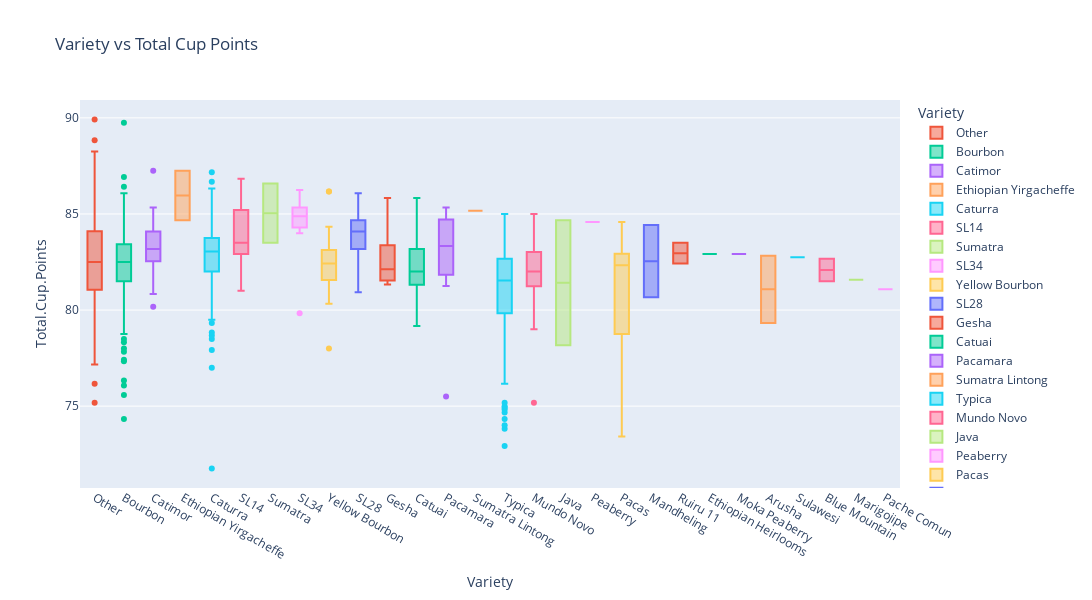
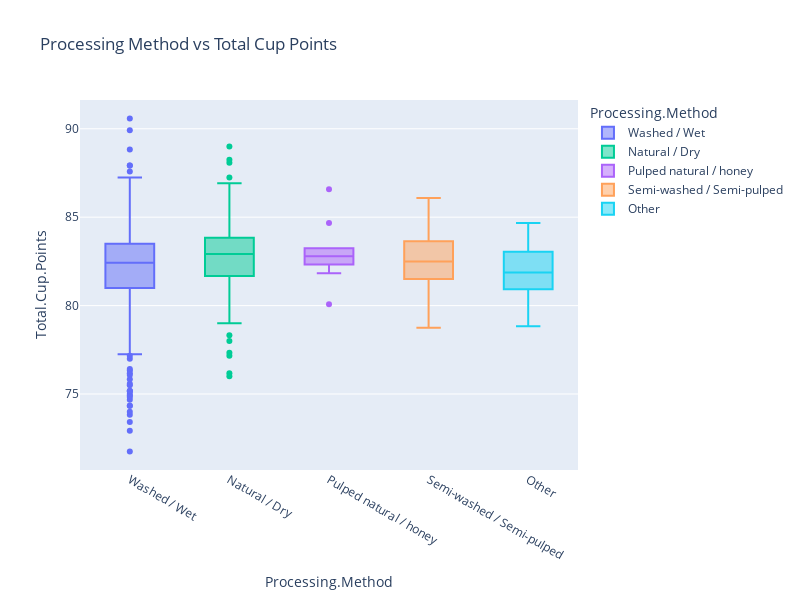

Here is the notebook cell these charts were saved with, in order:
### Code cell
# Variety on Total.Cup.Points
fig = px.box(point_alt_view, x='Variety', y='Total.Cup.Points', title='Variety vs Total Cup Points', color='Variety')
fig.update_layout(width=1200, height=600)
fig.show()

# Processing.Method on Total.Cup.Points
fig = px.box(point_alt_view, x='Processing.Method', y='Total.Cup.Points', title='Processing Method vs Total Cup Points', color='Processing.Method')
fig.update_layout(width=800, height=600)
fig.show()

### Figure 1 — Plotly figure (JSON) as saved in the notebook; plotly's stock layout.template omitted (floating-point values rounded to 4 significant figures; data arrays with more than 128 entries replaced by an {"elided": "..."} marker saying what was removed)
{"data": [{"alignmentgroup": "True", "hovertemplate": "Variety=%{x}<br>Total.Cup.Points=%{y}<extra></extra>", "legendgroup": "Other", "marker": {"color": "#EF553B"}, "name": "Other", "notched": false, "offsetgroup": "Other", "orientation": "v", "showlegend": true, "type": "box", "x": ["Other", "Other", "Other", "Other", "Other", "Other", "Other", "Other", "Other", "Other", "Other", "Other", "Other", "Other", "Other", "Other", "Other", "Other", "Other", "Other", "Other", "Other", "Other", "Other", "Other", "Other", "Other", "Other", "Other", "Other", "Other", "Other", "Other", "Other", "Other", "Other", "Other", "Other", "Other", "Other", "Other", "Other", "Other", "Other", "Other", "Other", "Other", "Other", "Other", "Other", "Other", "Other", "Other", "Other", "Other", "Other", "Other", "Other", "Other", "Other", "Other", "Other", "Other", "Other", "Other", "Other", "Other", "Other", "Other", "Other", "Other", "Other", "Other", "Other", "Other", "Other", "Other", "Other", "Other", "Other", "Other", "Other", "Other", "Other", "Other", "Other", "Other", "Other", "Other", "Other", "Other", "Other", "Other", "Other", "Other", "Other", "Other", "Other", "Other", "Other", "Other"], "x0": " ", "xaxis": "x", "y": [89.92, 88.83, 88.25, 87.92, 87.92, 87.58, 87.25, 87.17, 87.08, 86.17, 86, 85.5, 84.92, 84.67, 84.67, 84.58, 84.5, 84.5, 84.25, 84.25, 84.25, 84.25, 84.17, 84.17, 84.17, 84.08, 84, 84, 84, 83.75, 83.75, 83.58, 83.33, 83.33, 83.17, 83.08, 83, 82.92, 82.92, 82.92, 82.92, 82.83, 82.83, 82.83, 82.67, 82.67, 82.58, 82.5, 82.5, 82.5, 82.42, 82.17, 82.17, 82.17, 82.17, 82.08, 82.08, 82, 82, 82, 81.92, 81.92, 81.83, 81.75, 81.67, 81.67, 81.58, 81.5, 81.5, 81.33, 81.25, 81.08, 81.08, 81.08, 81, 81, 80.92, 80.92, 80.92, 80.58, 80.5, 80.5, 80.5, 80.42, 80.25, 80, 80, 79.92, 79.42, 79.08, 79, 78.58, 78.33, 78, 78, 77.33, 77.17, 76.17, 75.17, 82.5, 81.58], "y0": " ", "yaxis": "y"}, {"alignmentgroup": "True", "hovertemplate": "Variety=%{x}<br>Total.Cup.Points=%{y}<extra></extra>", "legendgroup": "Bourbon", "marker": {"color": "#00cc96"}, "name": "Bourbon", "notched": false, "offsetgroup": "Bourbon", "orientation": "v", "showlegend": true, "type": "box", "x": {"elided": "203 str values"}, "x0": " ", "xaxis": "x", "y": {"elided": "203 float values"}, "y0": " ", "yaxis": "y"}, {"alignmentgroup": "True", "hovertemplate": "Variety=%{x}<br>Total.Cup.Points=%{y}<extra></extra>", "legendgroup": "Catimor", "marker": {"color": "#ab63fa"}, "name": "Catimor", "notched": false, "offsetgroup": "Catimor", "orientation": "v", "showlegend": true, "type": "box", "x": ["Catimor", "Catimor", "Catimor", "Catimor", "Catimor", "Catimor", "Catimor", "Catimor", "Catimor", "Catimor", "Catimor", "Catimor", "Catimor", "Catimor", "Catimor", "Catimor", "Catimor", "Catimor", "Catimor", "Catimor"], "x0": " ", "xaxis": "x", "y": [87.25, 85.33, 84.5, 84.25, 84.25, 83.92, 83.75, 83.58, 83.42, 83.17, 83.17, 83.17, 82.75, 82.75, 82.67, 82.42, 82.33, 81.58, 80.83, 80.17], "y0": " ", "yaxis": "y"}, {"alignmentgroup": "True", "hovertemplate": "Variety=%{x}<br>Total.Cup.Points=%{y}<extra></extra>", "legendgroup": "Ethiopian Yirgacheffe", "marker": {"color": "#FFA15A"}, "name": "Ethiopian Yirgacheffe", "notched": false, "offsetgroup": "Ethiopian Yirgacheffe", "orientation": "v", "showlegend": true, "type": "box", "x": ["Ethiopian Yirgacheffe", "Ethiopian Yirgacheffe"], "x0": " ", "xaxis": "x", "y": [87.25, 84.67], "y0": " ", "yaxis": "y"}, {"alignmentgroup": "True", "hovertemplate": "Variety=%{x}<br>Total.Cup.Points=%{y}<extra></extra>", "legendgroup": "Caturra", "marker": {"color": "#19d3f3"}, "name": "Caturra", "notched": false, "offsetgroup": "Caturra", "orientation": "v", "showlegend": true, "type": "box", "x": {"elided": "236 str values"}, "x0": " ", "xaxis": "x", "y": {"elided": "236 float values"}, "y0": " ", "yaxis": "y"}, {"alignmentgroup": "True", "hovertemplate": "Variety=%{x}<br>Total.Cup.Points=%{y}<extra></extra>", "legendgroup": "SL14", "marker": {"color": "#FF6692"}, "name": "SL14", "notched": false, "offsetgroup": "SL14", "orientation": "v", "showlegend": true, "type": "box", "x": ["SL14", "SL14", "SL14", "SL14", "SL14", "SL14", "SL14", "SL14", "SL14", "SL14", "SL14", "SL14", "SL14", "SL14", "SL14", "SL14"], "x0": " ", "xaxis": "x", "y": [86.83, 85.92, 85.5, 85.42, 85, 84.83, 84.5, 83.58, 83.42, 83.17, 83, 82.92, 82.92, 82.67, 82.58, 81], "y0": " ", "yaxis": "y"}, {"alignmentgroup": "True", "hovertemplate": "Variety=%{x}<br>Total.Cup.Points=%{y}<extra></extra>", "legendgroup": "Sumatra", "marker": {"color": "#B6E880"}, "name": "Sumatra", "notched": false, "offsetgroup": "Sumatra", "orientation": "v", "showlegend": true, "type": "box", "x": ["Sumatra", "Sumatra"], "x0": " ", "xaxis": "x", "y": [86.58, 83.5], "y0": " ", "yaxis": "y"}, {"alignmentgroup": "True", "hovertemplate": "Variety=%{x}<br>Total.Cup.Points=%{y}<extra></extra>", "legendgroup": "SL34", "marker": {"color": "#FF97FF"}, "name": "SL34", "notched": false, "offsetgroup": "SL34", "orientation": "v", "showlegend": true, "type": "box", "x": ["SL34", "SL34", "SL34", "SL34", "SL34", "SL34", "SL34", "SL34"], "x0": " ", "xaxis": "x", "y": [86.25, 85.33, 85.33, 85, 84.75, 84.58, 84, 79.83], "y0": " ", "yaxis": "y"}, {"alignmentgroup": "True", "hovertemplate": "Variety=%{x}<br>Total.Cup.Points=%{y}<extra></extra>", "legendgroup": "Yellow Bourbon", "marker": {"color": "#FECB52"}, "name": "Yellow Bourbon", "notched": false, "offsetgroup": "Yellow Bourbon", "orientation": "v", "showlegend": true, "type": "box", "x": ["Yellow Bourbon", "Yellow Bourbon", "Yellow Bourbon", "Yellow Bourbon", "Yellow Bourbon", "Yellow Bourbon", "Yellow Bourbon", "Yellow Bourbon", "Yellow Bourbon", "Yellow Bourbon", "Yellow Bourbon", "Yellow Bourbon", "Yellow Bourbon", "Yellow Bourbon", "Yellow Bourbon", "Yellow Bourbon", "Yellow Bourbon", "Yellow Bourbon", "Yellow Bourbon", "Yellow Bourbon", "Yellow Bourbon", "Yellow Bourbon", "Yellow Bourbon", "Yellow Bourbon", "Yellow Bourbon", "Yellow Bourbon", "Yellow Bourbon", "Yellow Bourbon", "Yellow Bourbon", "Yellow Bourbon", "Yellow Bourbon", "Yellow Bourbon", "Yellow Bourbon"], "x0": " ", "xaxis": "x", "y": [86.17, 86.17, 84.33, 84, 83.83, 83.83, 83.83, 83.25, 83.08, 83.08, 83, 82.83, 82.75, 82.75, 82.67, 82.5, 82.42, 82.42, 82.25, 82.17, 82.08, 81.83, 81.83, 81.67, 81.58, 81.5, 81.33, 81.25, 80.92, 80.5, 80.5, 80.33, 78], "y0": " ", "yaxis": "y"}, {"alignmentgroup": "True", "hovertemplate": "Variety=%{x}<br>Total.Cup.Points=%{y}<extra></extra>", "legendgroup": "SL28", "marker": {"color": "#636efa"}, "name": "SL28", "notched": false, "offsetgroup": "SL28", "orientation": "v", "showlegend": true, "type": "box", "x": ["SL28", "SL28", "SL28", "SL28", "SL28", "SL28", "SL28", "SL28", "SL28", "SL28", "SL28", "SL28", "SL28", "SL28"], "x0": " ", "xaxis": "x", "y": [86.08, 86, 85.5, 84.67, 84.5, 84.33, 84.17, 84, 83.75, 83.67, 83.17, 82.83, 81.92, 80.92], "y0": " ", "yaxis": "y"}, {"alignmentgroup": "True", "hovertemplate": "Variety=%{x}<br>Total.Cup.Points=%{y}<extra></extra>", "legendgroup": "Gesha", "marker": {"color": "#EF553B"}, "name": "Gesha", "notched": false, "offsetgroup": "Gesha", "orientation": "v", "showlegend": true, "type": "box", "x": ["Gesha", "Gesha", "Gesha", "Gesha", "Gesha", "Gesha", "Gesha", "Gesha", "Gesha", "Gesha", "Gesha", "Gesha"], "x0": " ", "xaxis": "x", "y": [85.83, 84.17, 84, 82.75, 82.33, 82.25, 82, 81.83, 81.58, 81.5, 81.42, 81.33], "y0": " ", "yaxis": "y"}, {"alignmentgroup": "True", "hovertemplate": "Variety=%{x}<br>Total.Cup.Points=%{y}<extra></extra>", "legendgroup": "Catuai", "marker": {"color": "#00cc96"}, "name": "Catuai", "notched": false, "offsetgroup": "Catuai", "orientation": "v", "showlegend": true, "type": "box", "x": ["Catuai", "Catuai", "Catuai", "Catuai", "Catuai", "Catuai", "Catuai", "Catuai", "Catuai", "Catuai", "Catuai", "Catuai", "Catuai", "Catuai", "Catuai", "Catuai", "Catuai", "Catuai", "Catuai", "Catuai", "Catuai", "Catuai", "Catuai", "Catuai", "Catuai", "Catuai", "Catuai", "Catuai", "Catuai", "Catuai", "Catuai", "Catuai", "Catuai", "Catuai", "Catuai", "Catuai", "Catuai", "Catuai", "Catuai", "Catuai", "Catuai", "Catuai", "Catuai", "Catuai", "Catuai", "Catuai", "Catuai", "Catuai", "Catuai", "Catuai", "Catuai", "Catuai", "Catuai", "Catuai", "Catuai", "Catuai", "Catuai", "Catuai", "Catuai", "Catuai", "Catuai", "Catuai", "Catuai", "Catuai", "Catuai"], "x0": " ", "xaxis": "x", "y": [85.83, 85, 84.92, 84.75, 84.67, 84.67, 84.58, 84.33, 84.17, 83.83, 83.58, 83.33, 83.33, 83.25, 83.17, 83.17, 83.17, 83.08, 83, 83, 83, 83, 82.83, 82.75, 82.58, 82.42, 82.33, 82.33, 82.25, 82.25, 82.17, 82, 82, 81.92, 81.92, 81.83, 81.83, 81.83, 81.83, 81.67, 81.5, 81.5, 81.42, 81.42, 81.42, 81.33, 81.33, 81.33, 81.33, 81.25, 81.25, 81.17, 81.17, 80.83, 80.75, 80.75, 80.75, 80.5, 80.25, 80.25, 80.17, 79.92, 79.75, 79.17, 79.17], "y0": " ", "yaxis": "y"}, {"alignmentgroup": "True", "hovertemplate": "Variety=%{x}<br>Total.Cup.Points=%{y}<extra></extra>", "legendgroup": "Pacamara", "marker": {"color": "#ab63fa"}, "name": "Pacamara", "notched": false, "offsetgroup": "Pacamara", "orientation": "v", "showlegend": true, "type": "box", "x": ["Pacamara", "Pacamara", "Pacamara", "Pacamara", "Pacamara", "Pacamara", "Pacamara", "Pacamara"], "x0": " ", "xaxis": "x", "y": [85.33, 85, 84.42, 83.5, 83.17, 82.42, 81.25, 75.5], "y0": " ", "yaxis": "y"}, {"alignmentgroup": "True", "hovertemplate": "Variety=%{x}<br>Total.Cup.Points=%{y}<extra></extra>", "legendgroup": "Sumatra Lintong", "marker": {"color": "#FFA15A"}, "name": "Sumatra Lintong", "notched": false, "offsetgroup": "Sumatra Lintong", "orientation": "v", "showlegend": true, "type": "box", "x": ["Sumatra Lintong"], "x0": " ", "xaxis": "x", "y": [85.17], "y0": " ", "yaxis": "y"}, {"alignmentgroup": "True", "hovertemplate": "Variety=%{x}<br>Total.Cup.Points=%{y}<extra></extra>", "legendgroup": "Typica", "marker": {"color": "#19d3f3"}, "name": "Typica", "notched": false, "offsetgroup": "Typica", "orientation": "v", "showlegend": true, "type": "box", "x": {"elided": "206 str values"}, "x0": " ", "xaxis": "x", "y": {"elided": "206 float values"}, "y0": " ", "yaxis": "y"}, {"alignmentgroup": "True", "hovertemplate": "Variety=%{x}<br>Total.Cup.Points=%{y}<extra></extra>", "legendgroup": "Mundo Novo", "marker": {"color": "#FF6692"}, "name": "Mundo Novo", "notched": false, "offsetgroup": "Mundo Novo", "orientation": "v", "showlegend": true, "type": "box", "x": ["Mundo Novo", "Mundo Novo", "Mundo Novo", "Mundo Novo", "Mundo Novo", "Mundo Novo", "Mundo Novo", "Mundo Novo", "Mundo Novo", "Mundo Novo", "Mundo Novo", "Mundo Novo", "Mundo Novo", "Mundo Novo", "Mundo Novo", "Mundo Novo", "Mundo Novo", "Mundo Novo", "Mundo Novo", "Mundo Novo", "Mundo Novo", "Mundo Novo", "Mundo Novo", "Mundo Novo", "Mundo Novo", "Mundo Novo", "Mundo Novo"], "x0": " ", "xaxis": "x", "y": [85, 84.67, 84.17, 83.92, 83.17, 83.17, 83.17, 82.58, 82.33, 82.33, 82.25, 82, 82, 82, 81.92, 81.92, 81.83, 81.83, 81.75, 81.42, 81.17, 81.08, 79.92, 79.67, 79.08, 79, 75.17], "y0": " ", "yaxis": "y"}, {"alignmentgroup": "True", "hovertemplate": "Variety=%{x}<br>Total.Cup.Points=%{y}<extra></extra>", "legendgroup": "Java", "marker": {"color": "#B6E880"}, "name": "Java", "notched": false, "offsetgroup": "Java", "orientation": "v", "showlegend": true, "type": "box", "x": ["Java", "Java"], "x0": " ", "xaxis": "x", "y": [84.67, 78.17], "y0": " ", "yaxis": "y"}, {"alignmentgroup": "True", "hovertemplate": "Variety=%{x}<br>Total.Cup.Points=%{y}<extra></extra>", "legendgroup": "Peaberry", "marker": {"color": "#FF97FF"}, "name": "Peaberry", "notched": false, "offsetgroup": "Peaberry", "orientation": "v", "showlegend": true, "type": "box", "x": ["Peaberry"], "x0": " ", "xaxis": "x", "y": [84.58], "y0": " ", "yaxis": "y"}, {"alignmentgroup": "True", "hovertemplate": "Variety=%{x}<br>Total.Cup.Points=%{y}<extra></extra>", "legendgroup": "Pacas", "marker": {"color": "#FECB52"}, "name": "Pacas", "notched": false, "offsetgroup": "Pacas", "orientation": "v", "showlegend": true, "type": "box", "x": ["Pacas", "Pacas", "Pacas", "Pacas", "Pacas", "Pacas", "Pacas", "Pacas", "Pacas", "Pacas", "Pacas", "Pacas", "Pacas"], "x0": " ", "xaxis": "x", "y": [84.58, 83.83, 83.25, 82.83, 82.75, 82.67, 82.33, 82.25, 80.92, 79, 78, 76, 73.42], "y0": " ", "yaxis": "y"}, {"alignmentgroup": "True", "hovertemplate": "Variety=%{x}<br>Total.Cup.Points=%{y}<extra></extra>", "legendgroup": "Mandheling", "marker": {"color": "#636efa"}, "name": "Mandheling", "notched": false, "offsetgroup": "Mandheling", "orientation": "v", "showlegend": true, "type": "box", "x": ["Mandheling", "Mandheling"], "x0": " ", "xaxis": "x", "y": [84.42, 80.67], "y0": " ", "yaxis": "y"}, {"alignmentgroup": "True", "hovertemplate": "Variety=%{x}<br>Total.Cup.Points=%{y}<extra></extra>", "legendgroup": "Ruiru 11", "marker": {"color": "#EF553B"}, "name": "Ruiru 11", "notched": false, "offsetgroup": "Ruiru 11", "orientation": "v", "showlegend": true, "type": "box", "x": ["Ruiru 11", "Ruiru 11"], "x0": " ", "xaxis": "x", "y": [83.5, 82.42], "y0": " ", "yaxis": "y"}, {"alignmentgroup": "True", "hovertemplate": "Variety=%{x}<br>Total.Cup.Points=%{y}<extra></extra>", "legendgroup": "Ethiopian Heirlooms", "marker": {"color": "#00cc96"}, "name": "Ethiopian Heirlooms", "notched": false, "offsetgroup": "Ethiopian Heirlooms", "orientation": "v", "showlegend": true, "type": "box", "x": ["Ethiopian Heirlooms"], "x0": " ", "xaxis": "x", "y": [82.92], "y0": " ", "yaxis": "y"}, {"alignmentgroup": "True", "hovertemplate": "Variety=%{x}<br>Total.Cup.Points=%{y}<extra></extra>", "legendgroup": "Moka Peaberry", "marker": {"color": "#ab63fa"}, "name": "Moka Peaberry", "notched": false, "offsetgroup": "Moka Peaberry", "orientation": "v", "showlegend": true, "type": "box", "x": ["Moka Peaberry"], "x0": " ", "xaxis": "x", "y": [82.92], "y0": " ", "yaxis": "y"}, {"alignmentgroup": "True", "hovertemplate": "Variety=%{x}<br>Total.Cup.Points=%{y}<extra></extra>", "legendgroup": "Arusha", "marker": {"color": "#FFA15A"}, "name": "Arusha", "notched": false, "offsetgroup": "Arusha", "orientation": "v", "showlegend": true, "type": "box", "x": ["Arusha", "Arusha"], "x0": " ", "xaxis": "x", "y": [82.83, 79.33], "y0": " ", "yaxis": "y"}, {"alignmentgroup": "True", "hovertemplate": "Variety=%{x}<br>Total.Cup.Points=%{y}<extra></extra>", "legendgroup": "Sulawesi", "marker": {"color": "#19d3f3"}, "name": "Sulawesi", "notched": false, "offsetgroup": "Sulawesi", "orientation": "v", "showlegend": true, "type": "box", "x": ["Sulawesi"], "x0": " ", "xaxis": "x", "y": [82.75], "y0": " ", "yaxis": "y"}, {"alignmentgroup": "True", "hovertemplate": "Variety=%{x}<br>Total.Cup.Points=%{y}<extra></extra>", "legendgroup": "Blue Mountain", "marker": {"color": "#FF6692"}, "name": "Blue Mountain", "notched": false, "offsetgroup": "Blue Mountain", "orientation": "v", "showlegend": true, "type": "box", "x": ["Blue Mountain", "Blue Mountain"], "x0": " ", "xaxis": "x", "y": [82.67, 81.5], "y0": " ", "yaxis": "y"}, {"alignmentgroup": "True", "hovertemplate": "Variety=%{x}<br>Total.Cup.Points=%{y}<extra></extra>", "legendgroup": "Marigojipe", "marker": {"color": "#B6E880"}, "name": "Marigojipe", "notched": false, "offsetgroup": "Marigojipe", "orientation": "v", "showlegend": true, "type": "box", "x": ["Marigojipe"], "x0": " ", "xaxis": "x", "y": [81.58], "y0": " ", "yaxis": "y"}, {"alignmentgroup": "True", "hovertemplate": "Variety=%{x}<br>Total.Cup.Points=%{y}<extra></extra>", "legendgroup": "Pache Comun", "marker": {"color": "#FF97FF"}, "name": "Pache Comun", "notched": false, "offsetgroup": "Pache Comun", "orientation": "v", "showlegend": true, "type": "box", "x": ["Pache Comun"], "x0": " ", "xaxis": "x", "y": [81.08], "y0": " ", "yaxis": "y"}], "layout": {"boxmode": "overlay", "height": 600, "legend": {"title": {"text": "Variety"}, "tracegroupgap": 0}, "title": {"text": "Variety vs Total Cup Points"}, "width": 1200, "xaxis": {"anchor": "y", "categoryarray": [null, "Other", "Bourbon", "Catimor", "Ethiopian Yirgacheffe", "Caturra", "SL14", "Sumatra", "SL34", "Yellow Bourbon", "SL28", "Gesha", "Catuai", "Pacamara", "Sumatra Lintong", "Typica", "Mundo Novo", "Java", "Peaberry", "Pacas", "Mandheling", "Ruiru 11", "Ethiopian Heirlooms", "Moka Peaberry", "Arusha", "Sulawesi", "Blue Mountain", "Marigojipe", "Pache Comun"], "categoryorder": "array", "domain": [0, 1], "title": {"text": "Variety"}}, "yaxis": {"anchor": "x", "domain": [0, 1], "title": {"text": "Total.Cup.Points"}}}}

### Figure 2 — Plotly figure (JSON) as saved in the notebook; plotly's stock layout.template omitted (floating-point values rounded to 4 significant figures; data arrays with more than 128 entries replaced by an {"elided": "..."} marker saying what was removed)
{"data": [{"alignmentgroup": "True", "hovertemplate": "Processing.Method=%{x}<br>Total.Cup.Points=%{y}<extra></extra>", "legendgroup": "Washed / Wet", "marker": {"color": "#636efa"}, "name": "Washed / Wet", "notched": false, "offsetgroup": "Washed / Wet", "orientation": "v", "showlegend": true, "type": "box", "x": {"elided": "730 str values"}, "x0": " ", "xaxis": "x", "y": {"elided": "730 float values"}, "y0": " ", "yaxis": "y"}, {"alignmentgroup": "True", "hovertemplate": "Processing.Method=%{x}<br>Total.Cup.Points=%{y}<extra></extra>", "legendgroup": "Natural / Dry", "marker": {"color": "#00cc96"}, "name": "Natural / Dry", "notched": false, "offsetgroup": "Natural / Dry", "orientation": "v", "showlegend": true, "type": "box", "x": {"elided": "183 str values"}, "x0": " ", "xaxis": "x", "y": {"elided": "183 float values"}, "y0": " ", "yaxis": "y"}, {"alignmentgroup": "True", "hovertemplate": "Processing.Method=%{x}<br>Total.Cup.Points=%{y}<extra></extra>", "legendgroup": "Pulped natural / honey", "marker": {"color": "#ab63fa"}, "name": "Pulped natural / honey", "notched": false, "offsetgroup": "Pulped natural / honey", "orientation": "v", "showlegend": true, "type": "box", "x": ["Pulped natural / honey", "Pulped natural / honey", "Pulped natural / honey", "Pulped natural / honey", "Pulped natural / honey", "Pulped natural / honey", "Pulped natural / honey", "Pulped natural / honey", "Pulped natural / honey", "Pulped natural / honey"], "x0": " ", "xaxis": "x", "y": [86.58, 84.67, 83.25, 83.08, 82.83, 82.75, 82.58, 82.33, 81.83, 80.08], "y0": " ", "yaxis": "y"}, {"alignmentgroup": "True", "hovertemplate": "Processing.Method=%{x}<br>Total.Cup.Points=%{y}<extra></extra>", "legendgroup": "Semi-washed / Semi-pulped", "marker": {"color": "#FFA15A"}, "name": "Semi-washed / Semi-pulped", "notched": false, "offsetgroup": "Semi-washed / Semi-pulped", "orientation": "v", "showlegend": true, "type": "box", "x": ["Semi-washed / Semi-pulped", "Semi-washed / Semi-pulped", "Semi-washed / Semi-pulped", "Semi-washed / Semi-pulped", "Semi-washed / Semi-pulped", "Semi-washed / Semi-pulped", "Semi-washed / Semi-pulped", "Semi-washed / Semi-pulped", "Semi-washed / Semi-pulped", "Semi-washed / Semi-pulped", "Semi-washed / Semi-pulped", "Semi-washed / Semi-pulped", "Semi-washed / Semi-pulped", "Semi-washed / Semi-pulped", "Semi-washed / Semi-pulped", "Semi-washed / Semi-pulped", "Semi-washed / Semi-pulped", "Semi-washed / Semi-pulped", "Semi-washed / Semi-pulped", "Semi-washed / Semi-pulped", "Semi-washed / Semi-pulped", "Semi-washed / Semi-pulped", "Semi-washed / Semi-pulped", "Semi-washed / Semi-pulped", "Semi-washed / Semi-pulped", "Semi-washed / Semi-pulped", "Semi-washed / Semi-pulped", "Semi-washed / Semi-pulped", "Semi-washed / Semi-pulped", "Semi-washed / Semi-pulped", "Semi-washed / Semi-pulped", "Semi-washed / Semi-pulped", "Semi-washed / Semi-pulped", "Semi-washed / Semi-pulped", "Semi-washed / Semi-pulped", "Semi-washed / Semi-pulped", "Semi-washed / Semi-pulped", "Semi-washed / Semi-pulped", "Semi-washed / Semi-pulped", "Semi-washed / Semi-pulped", "Semi-washed / Semi-pulped", "Semi-washed / Semi-pulped", "Semi-washed / Semi-pulped", "Semi-washed / Semi-pulped", "Semi-washed / Semi-pulped", "Semi-washed / Semi-pulped", "Semi-washed / Semi-pulped", "Semi-washed / Semi-pulped", "Semi-washed / Semi-pulped", "Semi-washed / Semi-pulped", "Semi-washed / Semi-pulped", "Semi-washed / Semi-pulped", "Semi-washed / Semi-pulped"], "x0": " ", "xaxis": "x", "y": [86.08, 86.08, 85.58, 85.42, 85.17, 84.92, 84.92, 84.58, 84.58, 84.58, 84.25, 83.83, 83.83, 83.58, 83.5, 83.5, 83.33, 83.33, 83.25, 83.17, 83, 83, 82.92, 82.58, 82.5, 82.5, 82.5, 82.42, 82.42, 82.33, 82, 82, 81.92, 81.83, 81.83, 81.67, 81.67, 81.58, 81.5, 81.5, 81.5, 81.25, 81, 80.83, 80.67, 80.58, 80.5, 80.5, 80.33, 80.25, 80.08, 79, 78.75], "y0": " ", "yaxis": "y"}, {"alignmentgroup": "True", "hovertemplate": "Processing.Method=%{x}<br>Total.Cup.Points=%{y}<extra></extra>", "legendgroup": "Other", "marker": {"color": "#19d3f3"}, "name": "Other", "notched": false, "offsetgroup": "Other", "orientation": "v", "showlegend": true, "type": "box", "x": ["Other", "Other", "Other", "Other", "Other", "Other", "Other", "Other", "Other", "Other", "Other", "Other", "Other", "Other", "Other", "Other", "Other", "Other", "Other", "Other", "Other", "Other", "Other", "Other"], "x0": " ", "xaxis": "x", "y": [84.67, 84.42, 84.25, 84, 83.58, 83.08, 83, 82.83, 82.83, 82.75, 82.17, 81.92, 81.83, 81.83, 81.5, 81.5, 81.33, 80.92, 80.92, 80.75, 80.33, 80.17, 80.08, 78.83], "y0": " ", "yaxis": "y"}], "layout": {"boxmode": "overlay", "height": 600, "legend": {"title": {"text": "Processing.Method"}, "tracegroupgap": 0}, "title": {"text": "Processing Method vs Total Cup Points"}, "width": 800, "xaxis": {"anchor": "y", "categoryarray": ["Washed / Wet", null, "Natural / Dry", "Pulped natural / honey", "Semi-washed / Semi-pulped", "Other"], "categoryorder": "array", "domain": [0, 1], "title": {"text": "Processing.Method"}}, "yaxis": {"anchor": "x", "domain": [0, 1], "title": {"text": "Total.Cup.Points"}}}}
